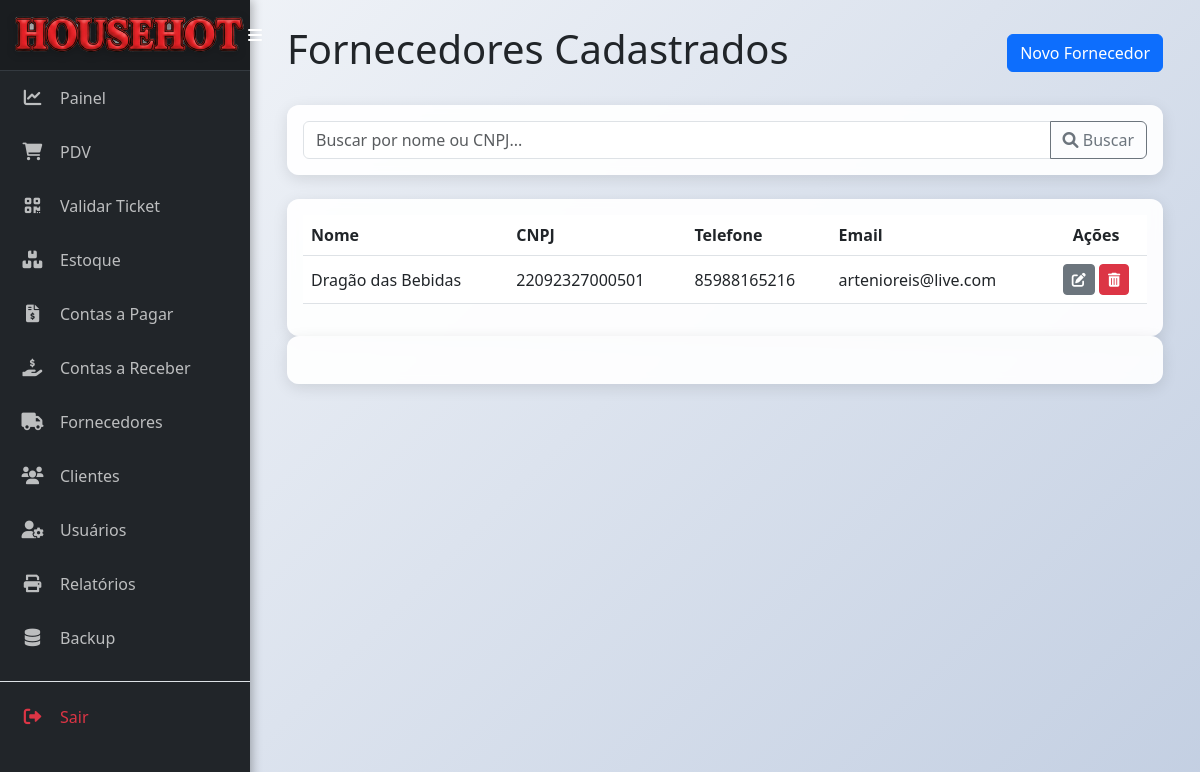
The app's page /fornecedores (signed in) with its own data.
### models.py (models this page shows)
class Fornecedor(db.Model):
    __tablename__ = 'fornecedor'
    id = db.Column(db.Integer, primary_key=True)
    nome = db.Column(db.String(100), nullable=False, unique=True)
    cnpj = db.Column(db.String(18), unique=True, nullable=True)
    telefone = db.Column(db.String(20))
    email = db.Column(db.String(100))
    produtos = db.relationship('Produto', backref='fornecedor', lazy=True)
    contas = db.relationship('ContaPagar', backref='fornecedor', lazy=True)

### app.py (the view)
@app.route('/fornecedores')
@login_required
def listar_fornecedores():
    search_term = request.args.get('q')
    query = Fornecedor.query
    if search_term:
        query = query.filter(or_(Fornecedor.nome.ilike(f'%{search_term}%'), Fornecedor.cnpj.ilike(f'%{search_term}%')))
    fornecedores = query.order_by(Fornecedor.nome.asc()).all()
    return render_template('fornecedores.html', fornecedores=fornecedores, search_term=search_term)

### app.py (called while the page is built)
@app.context_processor
def inject_datetime():
    return {'modules': {'datetime': datetime, 'date': date, 'timedelta': timedelta}}

def login_required(f):
    @wraps(f)
    def decorated_function(*args, **kwargs):
        if 'logged_in' not in session or 'user_id' not in session:
            session.clear()
            flash('A sua sessão é inválida. Por favor, faça login novamente.', 'warning')
            return redirect(url_for('login'))
        return f(*args, **kwargs)
    return decorated_function

### templates/fornecedores.html (shortened to what this page needs)
{% extends 'base.html' %}
{% block content %}
<div class="d-flex justify-content-between align-items-center mb-4">
    <h1>Fornecedores Cadastrados</h1>
    <a href="{{ url_for('adicionar_fornecedor') }}" class="btn btn-primary">Novo Fornecedor</a>
</div>
<div class="card mb-4">
    <div class="card-body">
        <form method="GET" action="{{ url_for('listar_fornecedores') }}">
            <div class="input-group">
                <input type="text" class="form-control" name="q" placeholder="Buscar por nome ou CNPJ..." value="{{ search_term or '' }}">
                <button class="btn btn-outline-secondary" type="submit"><i class="fas fa-search"></i> Buscar</button>
            </div>
        </form>
    </div>
</div>
<div class="card">
    <div class="card-body">
        <table class="table table-hover align-middle">
            <thead>
                <tr>
                    <th>Nome</th>
                    <th>CNPJ</th>
                    <th>Telefone</th>
                    <th>Email</th>
                    <th class="text-center">Ações</th>
                </tr>
            </thead>
            <tbody>
                {% for fornecedor in fornecedores %}
                <tr>
                    <td>{{ fornecedor.nome }}</td>
                    <td>{{ fornecedor.cnpj or 'N/A' }}</td>
                    <td>{{ fornecedor.telefone or 'N/A' }}</td>
                    <td>{{ fornecedor.email or 'N/A' }}</td>
                    <td class="text-center">
                        <a href="{{ url_for('editar_fornecedor', id=fornecedor.id) }}" class="btn btn-secondary btn-sm" title="Editar"><i class="fas fa-edit"></i></a>
                        <button type="button" class="btn btn-danger btn-sm" data-bs-toggle="modal" data-bs-target="#confirmDeleteModal-{{ fornecedor.id }}" title="Excluir"><i class="fas fa-trash-alt"></i></button>
                    </td>
                </tr>
                {% else %}
                <tr><td colspan="5" class="text-center text-muted">Nenhum fornecedor encontrado.</td></tr>
                {% endfor %}
            </tbody>
        </table>
    </div>
</div>
{% for fornecedor in fornecedores %}
<div class="card">
    <div class="card-body">
        <div class="table-responsive">
        </div>
    </div>
</div>
{% endfor %}
{% endblock %}

### static/css/style.css (style rules this page uses)
body { background: linear-gradient(135deg, #f5f7fa 0%, #c3cfe2 100%) !important; background-attachment: fixed; margin: 0; font-family: 'Segoe UI', Tahoma, Geneva, Verdana, sans-serif; min-height: 100vh; overflow-x: hidden; }
.card { border: none; border-radius: 12px; box-shadow: 0 4px 15px rgba(0, 0, 0, 0.1); background-color: rgba(255, 255, 255, 0.92) !important; backdrop-filter: blur(10px); }

### templates/fornecedores.html (style rules this page uses)
body { background-image: url('https://8milimetros.com.br/wp-content/uploads/2018/10/dicas-para-reter-clientes.jpg'); background-size: cover; background-attachment: fixed; }
.card { background-color: rgba(255, 255, 255, 0.95); backdrop-filter: blur(5px); }

### records on screen
Fornecedor: nome "Dragão das Bebidas", cnpj "22092327000501", telefone "85988165216", email "artenioreis@live.com"
